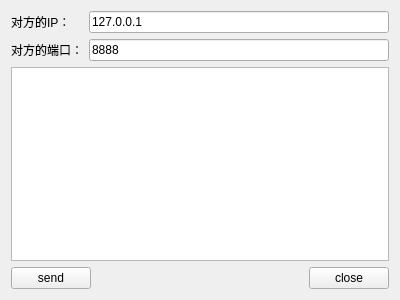
<?xml version="1.0" encoding="UTF-8"?>
<ui version="4.0">
 <class>ClientWidget</class>
 <widget class="QWidget" name="ClientWidget">
  <property name="geometry">
   <rect>
    <x>0</x>
    <y>0</y>
    <width>400</width>
    <height>300</height>
   </rect>
  </property>
  <property name="windowTitle">
   <string>Widget</string>
  </property>
  <layout class="QGridLayout" name="gridLayout">
   <item row="0" column="0">
    <widget class="QLabel" name="labelIP">
     <property name="text">
      <string>对方的IP：</string>
     </property>
    </widget>
   </item>
   <item row="0" column="1" colspan="3">
    <widget class="QLineEdit" name="lineEditIP">
     <property name="text">
      <string>127.0.0.1</string>
     </property>
    </widget>
   </item>
   <item row="1" column="0">
    <widget class="QLabel" name="labelPort">
     <property name="text">
      <string>对方的端口：</string>
     </property>
    </widget>
   </item>
   <item row="1" column="1" colspan="3">
    <widget class="QLineEdit" name="lineEditPort">
     <property name="text">
      <string>8888</string>
     </property>
    </widget>
   </item>
   <item row="2" column="0" colspan="4">
    <widget class="QTextEdit" name="textEdit"/>
   </item>
   <item row="3" column="0" colspan="2">
    <widget class="QPushButton" name="buttonSend">
     <property name="text">
      <string>send</string>
     </property>
    </widget>
   </item>
   <item row="3" column="2">
    <spacer name="horizontalSpacer">
     <property name="orientation">
      <enum>Qt::Horizontal</enum>
     </property>
     <property name="sizeHint" stdset="0">
      <size>
       <width>214</width>
       <height>20</height>
      </size>
     </property>
    </spacer>
   </item>
   <item row="3" column="3">
    <widget class="QPushButton" name="buttonClose">
     <property name="text">
      <string>close</string>
     </property>
    </widget>
   </item>
  </layout>
 </widget>
 <layoutdefault spacing="6" margin="11"/>
 <resources/>
 <connections/>
</ui>
